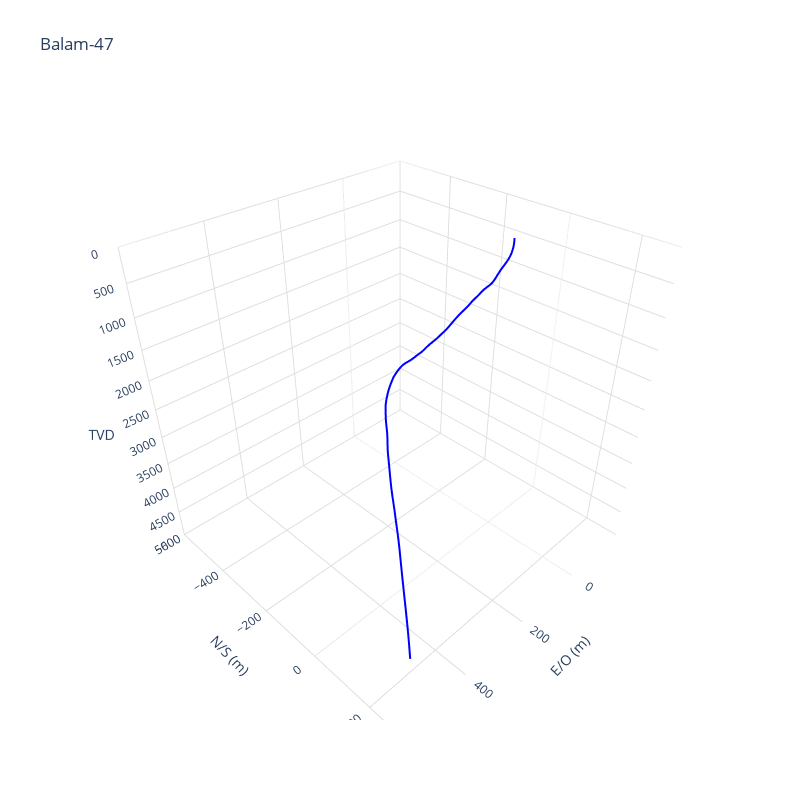

Write notebook code for a chart like this one.
### Markdown cell above
### 3D - Plot

### Code cell
#Trayectoria 3D
import pandas as pd
import plotly.express as px

x = df['EW']; y = df['NS']; z = df['TVD']
fig = px.line_3d(df,x,y,z, labels={'NS':'N/S (m)','EW':'E/O (m)','VD':'TVD (m)'},title='Balam-47',
range_x=[-200,600],range_y=[-600,300],range_z=[5000,0],)

fig.update_traces(line={'width':4,'color':'blue'})
fig.update_layout(scene=dict(
xaxis=dict(tickfont={'size':12},backgroundcolor='white',gridcolor='rgb(222,222,222)',tickvals=list(range(0,800,200))),
yaxis=dict(tickfont={'size':12},backgroundcolor='white',gridcolor='rgb(222,222,222)',tickvals=list(range(-600,600,200))),
zaxis=dict(tickfont={'size':12},backgroundcolor='white',gridcolor='rgb(222,222,222)',tickvals=list(range(0,5500,500)))))
fig.update_layout(width=800,height=800)
fig.show()

### Figure 1 — Plotly figure (JSON) as saved in the notebook; plotly's stock layout.template omitted (floating-point values rounded to 4 significant figures; data arrays with more than 128 entries replaced by an {"elided": "..."} marker saying what was removed)
{"data": [{"hovertemplate": "E/O (m)=%{x}<br>N/S (m)=%{y}<br>TVD=%{z}<extra></extra>", "legendgroup": "", "line": {"color": "blue", "dash": "solid", "width": 4}, "marker": {"symbol": "circle"}, "mode": "lines", "name": "", "scene": "scene", "showlegend": false, "type": "scatter3d", "x": {"elided": "188 float values"}, "y": {"elided": "188 float values"}, "z": {"elided": "188 float values"}}], "layout": {"height": 800, "legend": {"tracegroupgap": 0}, "scene": {"domain": {"x": [0, 1], "y": [0, 1]}, "xaxis": {"backgroundcolor": "white", "gridcolor": "rgb(222,222,222)", "range": [-200, 600], "tickfont": {"size": 12}, "tickvals": [0, 200, 400, 600], "title": {"text": "E/O (m)"}}, "yaxis": {"backgroundcolor": "white", "gridcolor": "rgb(222,222,222)", "range": [-600, 300], "tickfont": {"size": 12}, "tickvals": [-600, -400, -200, 0, 200, 400], "title": {"text": "N/S (m)"}}, "zaxis": {"backgroundcolor": "white", "gridcolor": "rgb(222,222,222)", "range": [5000, 0], "tickfont": {"size": 12}, "tickvals": [0, 500, 1000, 1500, 2000, 2500, 3000, 3500, 4000, 4500, 5000], "title": {"text": "TVD"}}}, "title": {"text": "Balam-47"}, "width": 800}}
